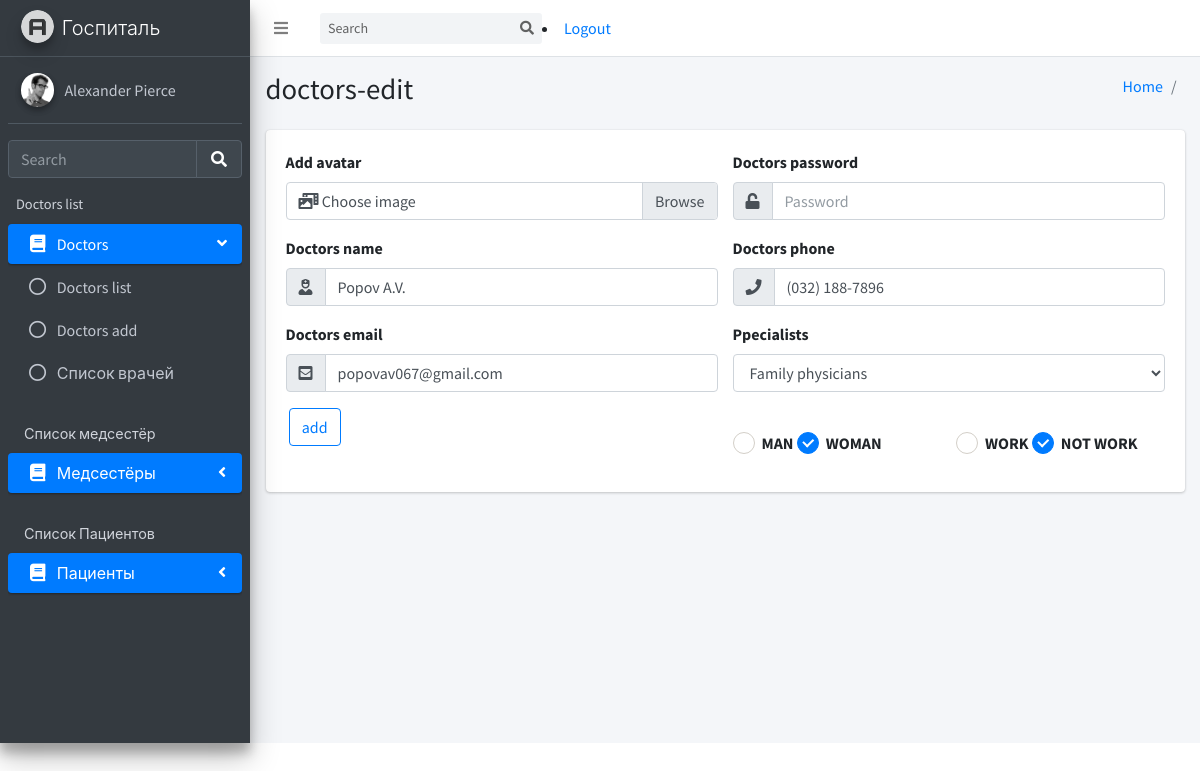
/admin/pages/doctors-edit.php?id=1 (signed in), run on the app's committed database.
### tables this page shows
CREATE TABLE `doctors` (
  `id` int(11) NOT NULL,
  `image` varchar(255) NOT NULL,
  `name` varchar(255) NOT NULL,
  `email` varchar(255) NOT NULL,
  `password` varchar(255) NOT NULL,
  `phone` varchar(15) NOT NULL,
  `gender` tinyint(1) NOT NULL,
  `specialist` varchar(255) NOT NULL,
  `workingStatus` tinyint(1) NOT NULL,
  `created` timestamp NOT NULL DEFAULT CURRENT_TIMESTAMP
);

### admin/pages/PHPpageScripts/idExists.php (called while the page is built, shortened)
<?php
function DoctorIdExists($getId,$db){
    $stmt = $db->prepare("SELECT * FROM doctors WHERE id=:id");
    $stmt->execute([':id' =>$getId ]);
    $row = $stmt->fetch();
    $bool =  $row > 0 ? true : false;
return $row;
}
?>

### admin/pages/doctors-edit.php (the view, shortened to what this page needs)
<?php require_once('../../includes/config.php');
?>
<?php require_once('PHPpageScripts/idExists.php'); ?>
<!DOCTYPE html>
<html lang="en">
<head>
  <link rel="stylesheet" href="../plugins/toastr/toastr.min.css">
  <link rel="stylesheet" href="../plugins/fontawesome-free/css/all.min.css">
  <link rel="stylesheet" href="../plugins/daterangepicker/daterangepicker.css">
  <link rel="stylesheet" href="../plugins/icheck-bootstrap/icheck-bootstrap.min.css">
  <link rel="stylesheet" href="../plugins/bootstrap-colorpicker/css/bootstrap-colorpicker.min.css">
  <link rel="stylesheet" href="../plugins/tempusdominus-bootstrap-4/css/tempusdominus-bootstrap-4.min.css">
  <link rel="stylesheet" href="../plugins/select2/css/select2.min.css">
  <link rel="stylesheet" href="../plugins/select2-bootstrap4-theme/select2-bootstrap4.min.css">
  <link rel="stylesheet" href="../plugins/bootstrap4-duallistbox/bootstrap-duallistbox.min.css">
  <link rel="stylesheet" href="../plugins/bs-stepper/css/bs-stepper.min.css">
  <link rel="stylesheet" href="../plugins/dropzone/min/dropzone.min.css">
  <link rel="stylesheet" href="../dist/css/adminlte.min.css">
</head>
<body class="hold-transition sidebar-mini">
  <?php
  $row = DoctorIdExists($_GET['id'], $db);
  ?>
  <div class="wrapper">
    <?php require_once('pageElements/navbar.php'); ?>
    <?php require_once('pageElements/mainSidebar.php'); ?>
    <div class="content-wrapper">
      <?php require_once('pageElements/contentHeder.php'); ?>
      <section class="content">
        <div class="container-fluid">
          <div class="card card-default">
            <form action='' method='post' enctype='multipart/form-data'>
              <div class="card-body">
                <div class="row">
                  <div class="col-md-6">
                    <div class="form-group">
                      <label>Add avatar</label>
                      <div class="form-group">
                        <div class="custom-file">
                          <label class="custom-file-label" for="InputDoctorImg"><i class="fas fa-photo-video"></i> Choose image </label>
                        </div>
                      </div>
                    </div>
                    <div class="form-group">
                      <label>Doctors name</label>
                      <div class="input-group">
                        <div class="input-group-prepend">
                          <span class="input-group-text"><i class="fas fa-user-nurse"></i></span>
                        </div>
                        <input type="text" class="form-control" placeholder="Popov A.A." inputmode="text" name='DoctorName' value='<?= $row['name'] ?>'>
                      </div>
                    </div>
                    <div class="form-group">
                      <label>Doctors email</label>
                      <div class="input-group">
                        <div class="input-group-prepend">
                          <span class="input-group-text"><i class="fas fa-envelope-square"></i></span>
                        </div>
                        <input type="email" class="form-control" placeholder="Enter email" inputmode="text" name='DoctorEmail' value=<?= $row['email'] ?>>
                      </div>
                    </div>
                    <div class="form-group">
                      <button type='submit' name='submit' value='Submit' class="btn btn-outline-primary">add</button>
                    </div>
                  </div>
                  <div class="col-md-6">
                    <div class="form-group">
                      <label>Doctors password</label>
                      <div class="input-group">
                        <div class="input-group-prepend">
                          <span class="input-group-text"><i class="fas fa-unlock"></i></span>
                        </div>
                        <input type="password" class="form-control" placeholder="Password" inputmode="password" name='DoctorPassword' >
                      </div>
                    </div>
                    <div class="form-group">
                      <label>Doctors phone</label>
                      <div class="input-group">
                        <div class="input-group-prepend">
                          <span class="input-group-text"><i class="fas fa-phone"></i></span>
                        </div>
                        <input type="text" class="form-control" data-inputmask='"mask": "(999) 999-9999"' data-mask name='DoctorPhone' value="<?= $row['phone'] ?>">
                      </div>
                    </div>
                    <div class="form-group">
                      <label>Ppecialists</label>
                      <select class="form-control select2bs4" name='Specialist' style="width: 100%; ">
                        <option value="Family physicians" selected="selected">Family physicians</option>
                      </select>
                    </div>
                    <div class="row">
                      <div class="col-sm-6">
                        <div class="form-group clearfix" id="Gender">
                          <div class="icheck-primary d-inline">
                            <label for="radioMan"> MAN
                            </label>
                          </div>
                          <div class="icheck-primary d-inline">
                            <label for="radioWoman"> WOMAN
                            </label>
                          </div>
                        </div>
                      </div>
                      <div class="col-sm-6">
                        <div class="form-group clearfix" id="WorkingStatus">
                          <div class="icheck-primary d-inline">
                            <label for="work"> WORK
                            </label>
                          </div>
                          <div class="icheck-primary d-inline">
                            <label for="Notwork"> NOT WORK</label>
                          </div>
                        </div>
                      </div>
                    </div>
                  </div>
                </div>
              </div>
            </form>
          </div>
        </div>
      </section>
    </div>
  </div>
</body>
</html>

### data on the page
doctors: DoctorName "Popov A.V.", DoctorEmail "popovav067@gmail.com", DoctorPhone "(032) 188-7896"
